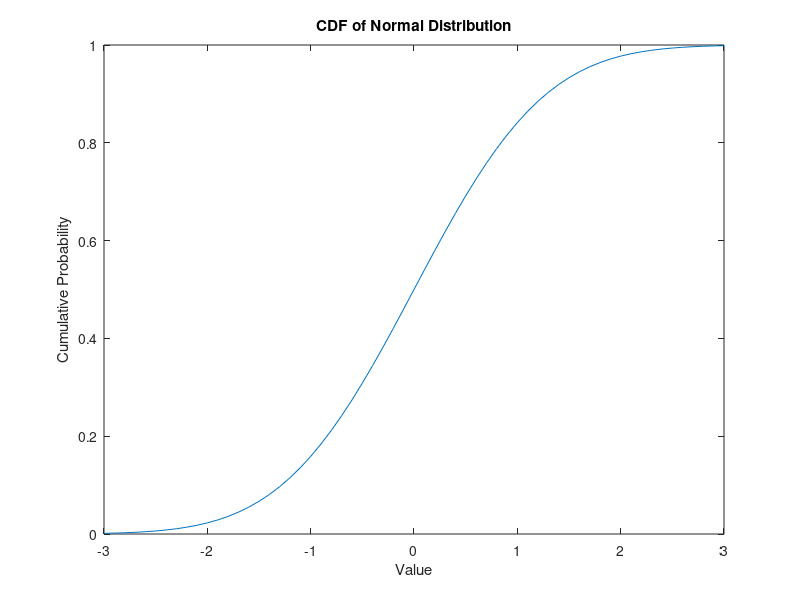

MATLAB code to generate this figure:
%Parameters
mu=0;%Mean
sigma=1;%Standard Deviation 
%Generate CDF
x=-3*sigma:0.1:3*sigma;
y=normcdf(x,mu,sigma);
%Plot
figure;
plot(x,y);
title('CDF of Normal Distribution');
xlabel('Value');
ylabel('Cumulative Probability');